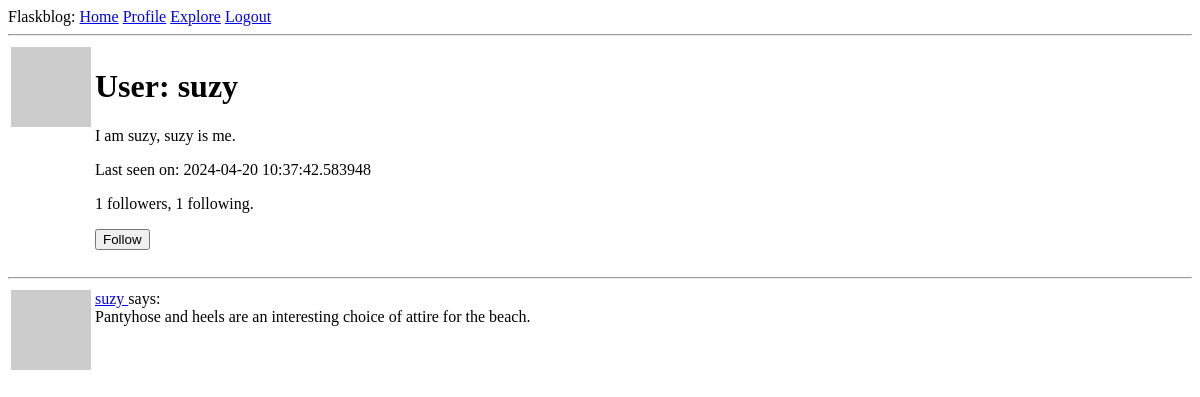
The page /user/suzy (signed in) on the database as committed earlier.
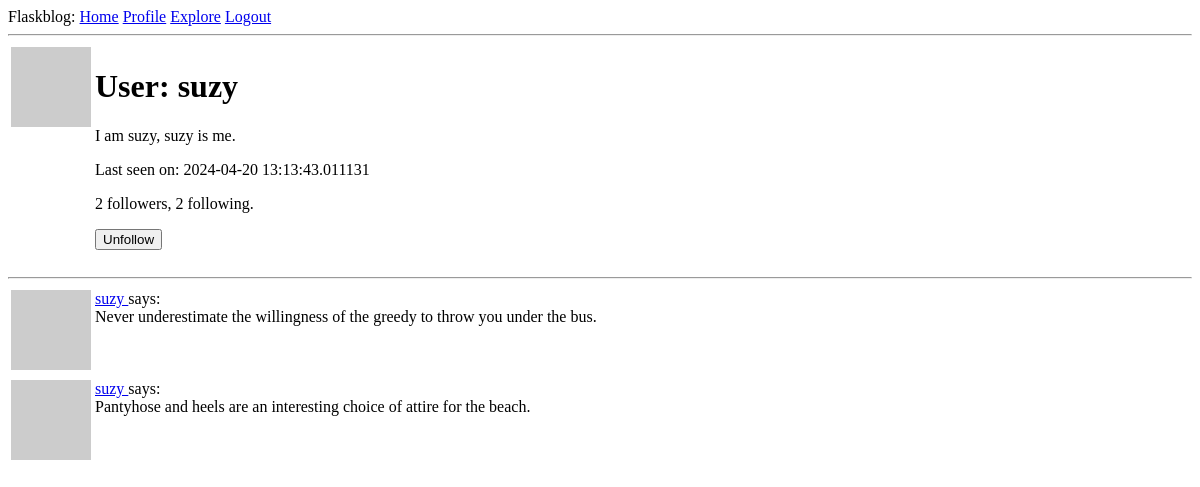
The same page on the database as committed later.
### app/models.py (models this page shows, shortened)
class User(UserMixin, db.Model):
    id: so.Mapped[int] = so.mapped_column(primary_key=True)
    username: so.Mapped[str] = so.mapped_column(sa.String(64), index=True, unique=True)
    email: so.Mapped[str] = so.mapped_column(sa.String(120), index=True, unique=True)
    password_hash: so.Mapped[Optional[str]] = so.mapped_column(sa.String(256))
    posts: so.WriteOnlyMapped['Post'] = so.relationship(back_populates='author')
    about_me: so.Mapped[Optional[str]] = so.mapped_column(sa.String(140))
    last_seen: so.Mapped[Optional[datetime]] = so.mapped_column(
        default=lambda: datetime.now(timezone.utc))
    def avatar(self, size):
        digest = md5(self.email.lower().encode('utf-8')).hexdigest()
        return f'https://www.gravatar.com/avatar/{digest}?d=identicon&s={size}'
    following: so.WriteOnlyMapped['User'] = so.relationship(
        secondary=followers,
        primaryjoin=(followers.c.follower_id == id),
        secondaryjoin=(followers.c.followed_id == id),
        back_populates='followers'
    )
    followers: so.WriteOnlyMapped['User'] = so.relationship(
        secondary=followers,
        primaryjoin=(followers.c.followed_id == id),
        secondaryjoin=(followers.c.follower_id == id),
        back_populates='following'
    )
    def is_following(self, user):
        query = self.following.select().where(User.id == user.id)
        return db.session.scalar(query) is not None
    def followers_count(self):
        query = sa.select(sa.func.count()).select_from(
            self.followers.select().subquery())
        return db.session.scalar(query)
    def following_count(self):
        query = sa.select(sa.func.count()).select_from(
            self.following.select().subquery())
        return db.session.scalar(query)

class Post(db.Model):
    id: so.Mapped[int] = so.mapped_column(primary_key=True)
    body: so.Mapped[str] = so.mapped_column(sa.String(140))
    timestamp: so.Mapped[datetime] = so.mapped_column(index=True, default=lambda: datetime.now(timezone.utc))
    user_id: so.Mapped[int] = so.mapped_column(sa.ForeignKey(User.id), index=True)
    author: so.Mapped[User] = so.relationship(back_populates='posts')

### app/routes.py (the view)
@app.route('/user/<username>')
@login_required
def user(username):
    user = db.first_or_404(sa.select(User).where(User.username == username))
    page = request.args.get('page', 1, type=int)
    query = user.posts.select().order_by(Post.timestamp.desc())
    posts = db.paginate(query, page=page, per_page=app.config['POSTS_PER_PAGE'], error_out=False)
    next_url = url_for('user', page=posts.next_num) \
        if posts.has_next else None
    prev_url = url_for('user', page=posts.prev_num) \
        if posts.has_prev else None
    form = EmptyForm()
    return render_template('user.html', user=user, posts=posts.items, form=form, next_url=next_url, prev_url=prev_url)

### app/forms.py
class EmptyForm(FlaskForm):
    submit = SubmitField('Submit')

### app/models.py (called while the page is built)
@login.user_loader
def user_loader(id):
    return db.session.get(User, int(id))

### app/routes.py (called while the page is built)
@app.before_request
def before_request():
    if current_user.is_authenticated:
        current_user.last_seen = datetime.now(timezone.utc)
        db.session.commit()

### app/templates/user.html (shortened to what this page needs)
{% extends "base.html" %}
{% block content %}
    <table>
        <tr valign="top">
            <td><img src="{{user.avatar(128)}}" alt=""></td>
            <td>
                <h1>User: {{user.username}}</h1>
                {% if user.about_me %} <p>{{user.about_me}}</p> {% endif %}
                {% if user.last_seen %} <p>Last seen on: {{user.last_seen}}</p> {% endif %}
                <p>{{ user.followers_count() }} followers, {{ user.following_count() }} following.</p>
                {% if user == current_user %}
                <p><a href="{{ url_for('edit_profile') }}">Edit your profile</a></p>
                {% elif not current_user.is_following(user) %}
                <p>
                    <form action="{{ url_for('follow', username=user.username) }}" method="post">
                        {{ form.submit(value='Follow') }}
                    </form>
                </p>
                {% else %}
                <p>
                    <form action="{{ url_for('unfollow', username=user.username) }}" method="post">
                        {{ form.submit(value='Unfollow') }}
                    </form>
                </p>
                {% endif %}
            </td>
        </tr>
    </table>
    <hr>
    {% for post in posts %}
        {% include "_post.html" %}
    {% endfor %}
{% endblock %}

### app/templates/_post.html
<table>
  <tr valign="top">
    <td><img src="{{ post.author.avatar(36) }}" alt="author avatar" /></td>
    <td>
      <a href="{{ url_for('user', username=post.author.username) }}">
        {{post.author.username}}
      </a>
      says: <br />{{post.body}}</td>
  </tr>
</table>

Rows that differ between the two databases and show on the page:
changed User "suzy": last_seen "2024-04-20 10:37:42.583948" → "2024-04-20 13:13:43.011131"
added Post: author.username "suzy", body "Never underestimate the willingness of the greedy to throw you under the bus."
Other text that changed with them:
{{ user.followers_count() }}: "1" → "2"
{{ user.following_count() }}: "1" → "2"
form field submit: (not shown) → "Unfollow"
form field submit: "Follow" → (not shown)
